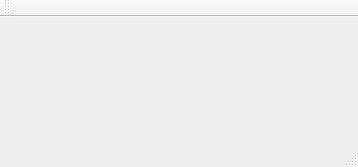
<?xml version="1.0" encoding="UTF-8"?>
<ui version="4.0">
 <class>MainWindow</class>
 <widget class="QMainWindow" name="MainWindow">
  <property name="geometry">
   <rect>
    <x>0</x>
    <y>0</y>
    <width>358</width>
    <height>167</height>
   </rect>
  </property>
  <property name="windowTitle">
   <string>MainWindow</string>
  </property>
  <widget class="QWidget" name="centralWidget">
   <widget class="QWidget" name="widget" native="true">
    <property name="geometry">
     <rect>
      <x>30</x>
      <y>40</y>
      <width>291</width>
      <height>51</height>
     </rect>
    </property>
    <layout class="QHBoxLayout" name="horizontalLayout">
     <property name="spacing">
      <number>0</number>
     </property>
     <item>
      <spacer name="horizontalSpacer_2">
       <property name="orientation">
        <enum>Qt::Horizontal</enum>
       </property>
       <property name="sizeHint" stdset="0">
        <size>
         <width>19</width>
         <height>20</height>
        </size>
       </property>
      </spacer>
     </item>
     <item>
      <widget class="QPushButton" name="pushButton">
       <property name="minimumSize">
        <size>
         <width>57</width>
         <height>29</height>
        </size>
       </property>
       <property name="maximumSize">
        <size>
         <width>57</width>
         <height>29</height>
        </size>
       </property>
       <property name="styleSheet">
        <string notr="true">QPushButton {
	image: url(:/pg_btn_off.png);
	border: none;
}

QPushButton:pressed {
	image: url(:/pg_btn_off_pressed.png);
	border: none;
}

QPushButton:checked {
	image: url(:/pg_btn_off_pressed.png);
	border: none;
}
</string>
       </property>
       <property name="text">
        <string/>
       </property>
      </widget>
     </item>
     <item>
      <widget class="QPushButton" name="pushButton_2">
       <property name="minimumSize">
        <size>
         <width>57</width>
         <height>29</height>
        </size>
       </property>
       <property name="maximumSize">
        <size>
         <width>57</width>
         <height>29</height>
        </size>
       </property>
       <property name="styleSheet">
        <string notr="true">QPushButton {
	image: url(:/pg_btn_grvflat.png);
	border: none;
}

QPushButton:pressed {
	image: url(:/pg_btn_grvflat_pressed.png);
	border: none;
}

QPushButton:checked {
	image: url(:/pg_btn_grvflat_pressed.png);
	border: none;
}
</string>
       </property>
       <property name="text">
        <string/>
       </property>
      </widget>
     </item>
     <item>
      <widget class="QPushButton" name="pushButton_3">
       <property name="minimumSize">
        <size>
         <width>57</width>
         <height>29</height>
        </size>
       </property>
       <property name="maximumSize">
        <size>
         <width>57</width>
         <height>29</height>
        </size>
       </property>
       <property name="styleSheet">
        <string notr="true">QPushButton {
	image: url(:/pg_btn_grvbev.png);
	border: none;
}

QPushButton:pressed {
	image: url(:/pg_btn_grvbev_pressed.png);
	border: none;
}

QPushButton:checked {
	image: url(:/pg_btn_grvbev_pressed.png);
	border: none;
}
</string>
       </property>
       <property name="text">
        <string/>
       </property>
      </widget>
     </item>
     <item>
      <widget class="QPushButton" name="pushButton_4">
       <property name="minimumSize">
        <size>
         <width>57</width>
         <height>29</height>
        </size>
       </property>
       <property name="maximumSize">
        <size>
         <width>57</width>
         <height>29</height>
        </size>
       </property>
       <property name="styleSheet">
        <string notr="true">QPushButton {
	image: url(:/pg_btn_flatbev.png);
	border: none;
}

QPushButton:pressed {
	image: url(:/pg_btn_flatbev_pressed.png);
	border: none;
}

QPushButton:checked {
	image: url(:/pg_btn_flatbev_pressed.png);
	border: none;
}
</string>
       </property>
       <property name="text">
        <string/>
       </property>
      </widget>
     </item>
     <item>
      <spacer name="horizontalSpacer">
       <property name="orientation">
        <enum>Qt::Horizontal</enum>
       </property>
       <property name="sizeHint" stdset="0">
        <size>
         <width>20</width>
         <height>20</height>
        </size>
       </property>
      </spacer>
     </item>
    </layout>
   </widget>
  </widget>
  <widget class="QMenuBar" name="menuBar">
   <property name="geometry">
    <rect>
     <x>0</x>
     <y>0</y>
     <width>358</width>
     <height>21</height>
    </rect>
   </property>
  </widget>
  <widget class="QToolBar" name="mainToolBar">
   <attribute name="toolBarArea">
    <enum>TopToolBarArea</enum>
   </attribute>
   <attribute name="toolBarBreak">
    <bool>false</bool>
   </attribute>
  </widget>
  <widget class="QStatusBar" name="statusBar"/>
 </widget>
 <layoutdefault spacing="6" margin="11"/>
 <resources/>
 <connections/>
</ui>
